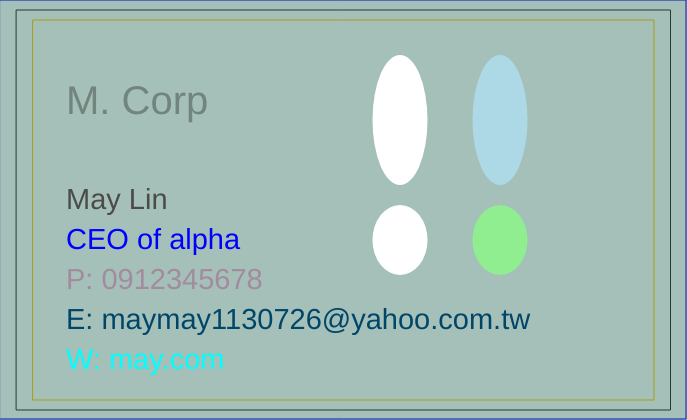
Frame 1 (no input)
Frame 60 (no input): identical to frame 1, image omitted
Frame 120 (the mouse pressed at the canvas centre since frame 60): identical to frame 1, image omitted

The p5.js sketch that drew this single still picture (run headless with seeded random() and noise() and a simulated clock; from frame 60 on, the mouse is pressed at the canvas centre):

// p5.js sketch
// ── sketch.js
// Print dimensions - good to keep ratios as variables throughout!
var cardH = 400;
var cardW = Math.round(cardH*1.636); // maintains aspect ratio throughout

// additional bleed and padding %
// use native JavaScript object Math to round - can't have decimals for pixels
var bleedPadW = Math.round(cardW*0.05);
var bleedPadH = Math.round(cardH*0.05);

// dimensions for bleed area
var bleedXmin = 0;
var bleedXmax = cardW + bleedPadW;
var bleedYmin = 0;
var bleedYmax = cardH + bleedPadH;

// dims for centered card area
var cardXmin = 0 + bleedPadW * 0.5;
var cardXmax = cardW;
var cardYmin = 0 + (bleedPadH * 0.5);
var cardYmax = cardH;

// dims for centered padding area
var padXmin = 0 + bleedPadW;
var padXmax = cardW - bleedPadW;
var padYmin = 0 + bleedPadH;
var padYmax = cardH - bleedPadH;


function setup() {
	createCanvas(cardW+bleedPadW, cardH+bleedPadH); // width and height of my canvas
	stroke(0, 0, 255);
	rect(bleedXmin, bleedYmin, bleedXmax-1, bleedYmax-1); // minus one to make it visible inside canvas
	stroke(51);
	rect(cardXmin, cardYmin, cardXmax, cardYmax); // centered
	stroke(255, 204, 0);
	rect(padXmin, padYmin, padXmax, padYmax); // centered
	background(-20, 76, 55, 90);
	noStroke();

	// careful! see textSize is used by p5.js library, so don't name it as a var
	var fontSizeA = Math.round(cardH/10);
	fill(0,80);
	textSize(fontSizeA);
	text("M. Corp", padXmin+bleedPadW, padYmax*0.3)
	var fontSizeNorm = Math.round(cardH/14); // maintain aspect ratio with text too
	fill(75);
	textSize(fontSizeNorm);
	text("May Lin", padXmin+bleedPadW, padYmax*0.55);
	fill(0, 0, 255); // note color values - try to improve with cymk-style colors
	text("CEO of alpha", padXmin+bleedPadW, (padYmax*0.55)+fontSizeA);
	fill(160, 103, 140, 151); // note 4th value is alpha (transparency)
	text("P: 0912345678", padXmin+bleedPadW, (padYmax*0.55)+(fontSizeA*2));
	fill(0, 70, 105);
	text("E: maymay1130726@yahoo.com.tw", padXmin+bleedPadW, (padYmax*0.55)+(fontSizeA*3));
	fill(0, 402, 473, 721);
	text("W: may.com", padXmin+bleedPadW, (padYmax*0.55)+(fontSizeA*4));
   fill("lightred");
    ellipse(400, 120, 55, 130);
    fill ("lightblue");
    ellipse(500, 120, 55, 130);
    fill("lightred");
    ellipse(400, 240, 55, 70);
    fill ("lightgreen");
    ellipse(500,240, 55, 70);


	
}

function draw() {


}
